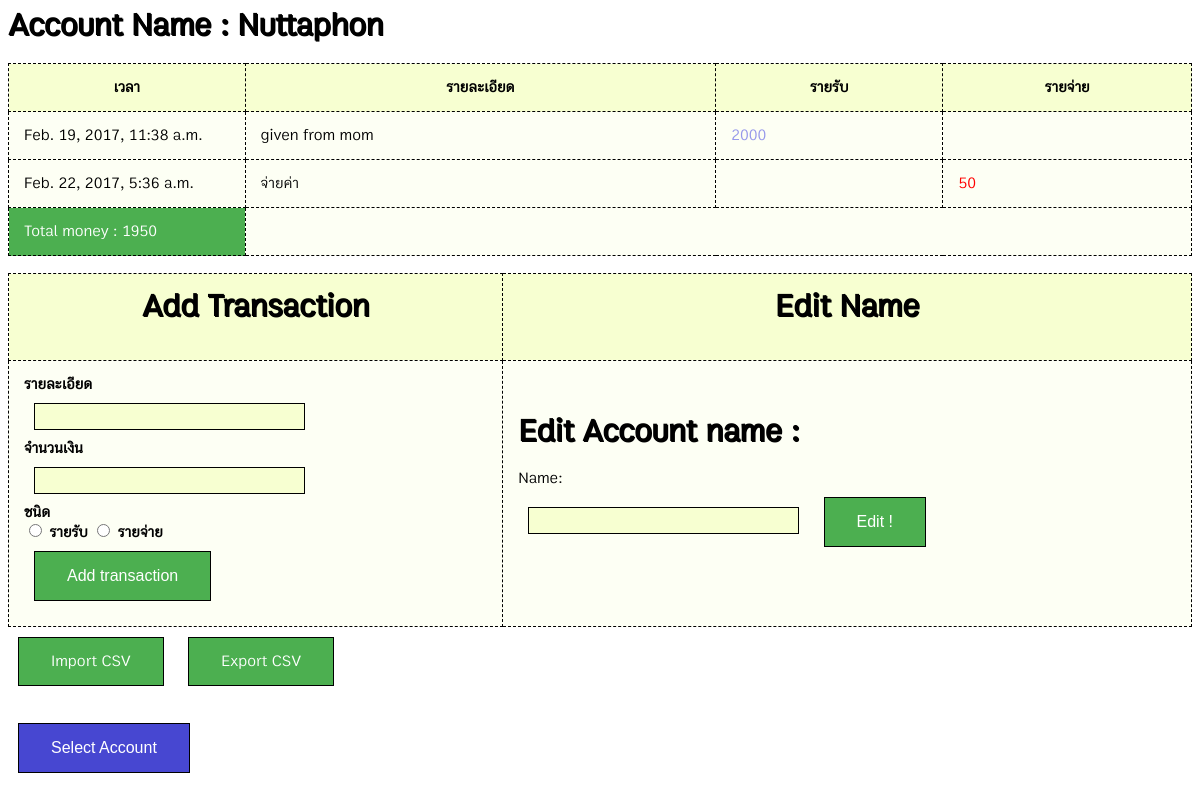
Page /account/acc/7/ on the earlier database version.
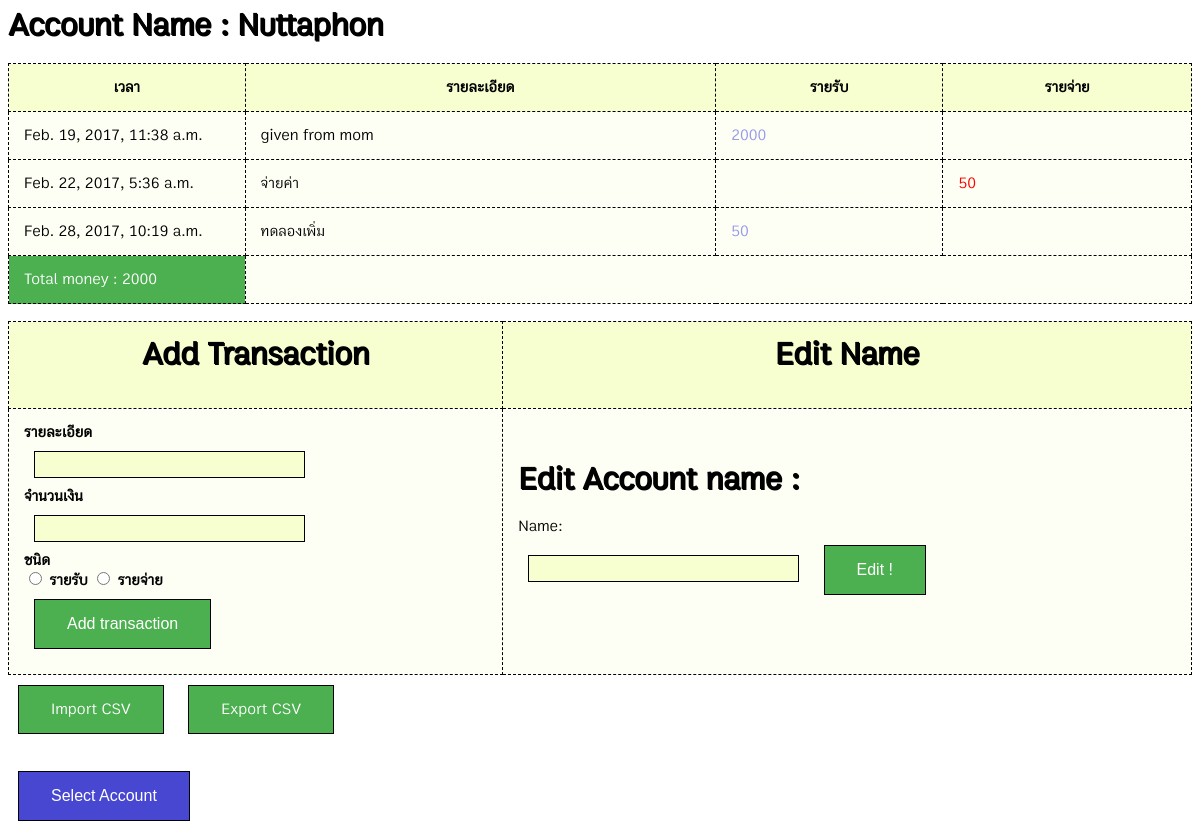
Same page on the later database version.
### account/models.py (models this page shows, shortened)
class Account(models.Model):
    account_name = models.CharField(max_length=200)
    total = models.IntegerField(default=0)

class Transaction(models.Model):
    account = models.ForeignKey(Account, on_delete=models.CASCADE)
    detail = models.CharField(max_length=200)
    value = models.IntegerField(default=0)
    date = models.DateTimeField('date and time')

### account/views.py (the view)
# urls.py: url(r'^acc/(?P<pk>[0-9]+)/$', views.DetailView.as_view(), name='detail'),
class DetailView(generic.DetailView):
    model = Account
    template_name = 'account/detail.html'
    def get_context_data(self, **kwargs):
        context = super(DetailView, self).get_context_data(**kwargs)
        context.update({'theme': theme})
        return context

### account/templatetags/mul.py (called while the page is built)
@register.filter(name='mul')
def mul(value, arg):
    return value*arg

### account/templates/account/detail.html (shortened to what this page needs)
{% load mul %}
{% load static %}
{% static "" as path %}
<head>
<link rel="stylesheet" type="text/css" href="{{ path }}{{ theme }}" />
</head>
<body>
<h1>Account Name : {{ account.account_name }}</h1>
<table border="1">
<form action="{% url 'account:addtrans' account.id %}" method="post">
{% if account.transaction_set.all %}
<tr>
    <th>เวลา</th>
    <th>รายละเอียด</th>
    <th>รายรับ</th>
    <th>รายจ่าย</th>
</tr>
{% for detail_list in account.transaction_set.all %}
    <tr><td width="20%">{{ detail_list.date }}</td><td>{{ detail_list.detail }}</td>
    {% if detail_list.value < 0 %} <td></td>
    <td style="color:red;">{{ detail_list.value|mul:-1 }}</td>
    {% else %}
    <td style="color:9698ea;">{{ detail_list.value }}</td><td></td>
    {% endif %}</tr>
{% endfor %}
<tr style="background-color: #4CAF50;color: white;"><td>Total money : {{ account.total }}</td></tr>
</table>
{% else %}
<h1 align="center">There's no transactions.</h1>
{% endif %}
<br>
<table>
    <tr>
<th><h1>Add Transaction</h1></th>
<th><h1>Edit Name</h1></th></tr>
<tr>
<td>
<b>รายละเอียด
<br>
<input type="text" class="textinput" name="detail"/>
<br>จำนวนเงิน
<br>
<input type="number" class="textinput" name="value"/><br>
ชนิด<br>
  <input type="radio" name="t_type" value="income"> รายรับ
  <input type="radio" name="t_type" value="expense"> รายจ่าย<br>
<input type="submit" class="button" value="Add transaction" />
</form></td></b>
<td><form action="{% url 'account:editname' account.id %}" method="post">
<h1>Edit Account name : </h1>
Name:
<br>
<input type="text" class="textinput" name="name"/>
<input type="submit" class="button" value="Edit !" />
</form></td>
    </tr>
</table>
<a href="{% url 'account:importcsv' account.id %}" class="button">Import CSV</a>
{% if account.transaction_set.all %}
<a href="{% url 'account:exportcsv' account.id %}" class="button">Export CSV</a>
{% endif %}
<br><br><a href="{% url 'account:index' %}"><input type="submit" class="button" style="background-color:#4747d1;" value="Select Account" /></a>
</body>

### account/static/account/stylewhite.css (style rules this page uses)
h1 { color: #000000; text-shadow: 1px 1px #000000; }
a { color: black; text-decoration: none; }
body { font-family: myFirstFont; background-color: #ffffff; }
table { border-collapse: collapse; background-color: #fdfff4; color: black; width: 100%; }
table, td, th { border: 1px dashed black; padding: 15px; }
th { height: 40px; background-color: #f7ffd1; color: black; }
.button { background-color: #4CAF50; border: 1px solid black; color: white; padding: 15px 32px; text-align: center; text-decoration: none; display: inline-block; font-size: 16px; margin: 10px; }
.textinput { background-color: #f7ffd1; border: 1px solid black; color: black; text-align: center; font-size: 20px; margin: 10px; }

Differences in the rows shown:
changed Account "Nuttaphon": total "1950" → "2000"
added Transaction: date "Feb. 28, 2017, 10:19 a.m.", detail "ทดลองเพิ่ม", value "50"
